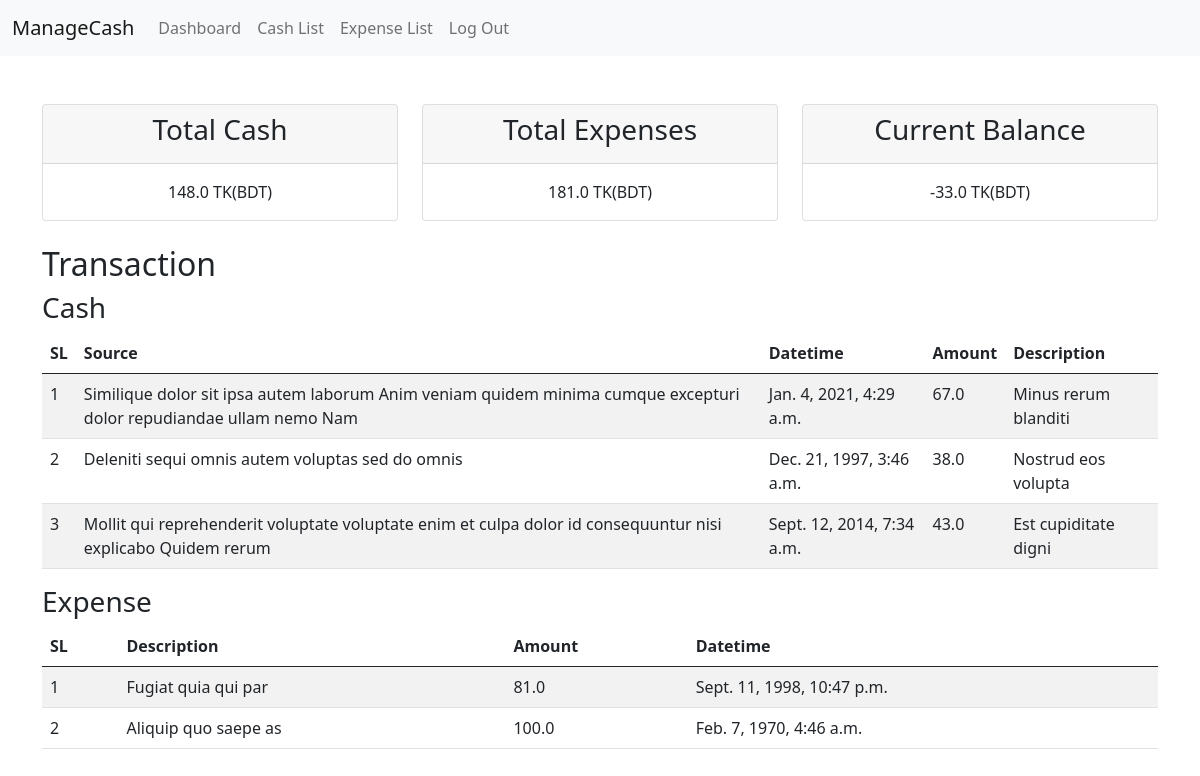
Page /dashboard-page/ (signed in) on the committed database.
### ManageCash/models.py (models this page shows, shortened)
class AddCashModel(models.Model):
    user = models.ForeignKey(
        CustomUserModel,
        on_delete=models.CASCADE,
        related_name='cash_info',
        null=True
        )
    source = models.CharField(max_length=200,null=True)
    datetime = models.DateTimeField(null=True)
    amount = models.FloatField(null=True)
    description = models.TextField(null=True)

class ExpenseModel(models.Model):
    user = models.ForeignKey(
        CustomUserModel,
        on_delete=models.CASCADE,
        related_name='expense_info',
        null=True
    )
    description = models.TextField(null=True)
    amount = models.FloatField(null=True)
    datetime = models.DateTimeField(null=True)

### ManageCash/views.py (the view)
# urls.py: path('dashboard-page/',dashboard_page, name='dashboard_page'),
@login_required
def dashboard_page(request):
    cash_data = AddCashModel.objects.filter(user=request.user)
    expense_data = ExpenseModel.objects.filter(user=request.user)
    total_cash = cash_data.aggregate(
        total=Sum('amount')
    )['total'] or 0
    total_expense = expense_data.aggregate(
        total=Sum('amount')
    )['total'] or 0
    current_balance = total_cash - total_expense
    context = {
        'cash_data': cash_data,
        'expense_data': expense_data,
        'total_cash': total_cash,
        'total_expense': total_expense,
        'current_balance': current_balance,
    }
    return render(request, 'dashboard.html', context)

### ManageCash/templates/dashboard.html (shortened to what this page needs)
{% extends 'master/base.html' %}
{% block body %}
<br><br>
<div class="row">
    <div class="col-sm-4">
        <div class="card text-center">
            <div class="card-header">
                <h3>Total Cash</h3>
            </div>
            <div class="card-body">
                <p class="card-text">{{ total_cash }} TK(BDT)</p>
            </div>
        </div>
    </div>
    <div class="col-sm-4">
        <div class="card text-center">
            <div class="card-header">
                <h3>Total Expenses</h3>
            </div>
            <div class="card-body">
                <p class="card-text">{{ total_expense }} TK(BDT)</p>
            </div>
        </div>
    </div>
    <div class="col-sm-4">
        <div class="card text-center">
            <div class="card-header">
                <h3>Current Balance</h3>
            </div>
            <div class="card-body">
                <p class="card-text">{{ current_balance }} TK(BDT)</p>
            </div>
        </div>
    </div>
</div>
<br>
<h2>Transaction</h2>
<h3>Cash</h3>
<table class="table table-striped">
    <thead>
        <tr>
            <th>SL</th>
            <th>Source</th>
            <th>Datetime</th>
            <th>Amount</th>
            <th>Description</th>
        </tr>
    </thead>
    <tbody>
        {% for cash in cash_data %}
        <tr>
            <td>{{ forloop.counter }}</td>
            <td>{{ cash.source }}</td>
            <td>{{ cash.datetime }}</td>
            <td>{{ cash.amount }}</td>
            <td>{{ cash.description }}</td>
        </tr>
        {% empty %}
        <tr>
            <td colspan="5">No Cash Data Found</td>
        </tr>
        {% endfor %}
    </tbody>
</table>
<h3>Expense</h3>
<table class="table table-striped">
    <thead>
        <tr>
            <th>SL</th>
            <th>Description</th>
            <th>Amount</th>
            <th>Datetime</th>
        </tr>
    </thead>
    <tbody>
        {% for expense in expense_data %}
        <tr>
            <td>{{ forloop.counter }}</td>
            <td>{{ expense.description }}</td>
            <td>{{ expense.amount }}</td>
            <td>{{ expense.datetime }}</td>
        </tr>
        {% empty %}
        <tr>
            <td colspan="4">No Expense Data Found</td>
        </tr>
        {% endfor %}
    </tbody>
</table>
{% endblock %}

### ManageCash/templates/master/base.html (shortened to what this page needs)
<!doctype html>
<html lang="en">
  <head>
    <link href="https://cdn.jsdelivr.net/npm/bootstrap@5.0.2/dist/css/bootstrap.min.css" rel="stylesheet">
  </head>
  <body>
    {% include 'master/nav.html' %}
    <div class="container">
        {% block body %}
        {% endblock body %}
    </div>
  </body>
</html>

### ManageCash/templates/master/nav.html (shortened to what this page needs)
<nav class="navbar navbar-expand-lg navbar-light bg-light">
  <div class="container-fluid">
    <a class="navbar-brand" href="#">ManageCash</a>
    <div class="collapse navbar-collapse" id="navbarNavAltMarkup">
      <div class="navbar-nav">
        {% if request.user.is_authenticated %}
           <a class="nav-link " href="{% url 'dashboard_page' %}" tabindex="-1" aria-disabled="true">Dashboard</a>
           <a class="nav-link" href="{% url 'cash_list' %}">Cash List</a>
           <a class="nav-link" href="{% url 'expense_list' %}">Expense List</a>
           <a class="nav-link" href="{% url 'logout_page' %}">Log Out</a>
           {% else %}
           <a class="nav-link" href="{% url 'register_page' %}">Register</a>
           <a class="nav-link" href="{% url 'login_page' %}">Login</a>
        {% endif %}
      </div>
    </div>
  </div>
</nav>

### rows in the picture
AddCashModel: source "Similique dolor sit ipsa autem laborum Anim veniam quidem minima cumque excepturi dolor repudiandae ullam nemo Nam", datetime "Jan. 4, 2021, 4:29 a.m.", amount "67.0", description "Minus rerum blanditi"
AddCashModel: source "Deleniti sequi omnis autem voluptas sed do omnis", datetime "Dec. 21, 1997, 3:46 a.m.", amount "38.0", description "Nostrud eos volupta"
AddCashModel: source "Mollit qui reprehenderit voluptate voluptate enim et culpa dolor id consequuntur nisi explicabo Quidem rerum", datetime "Sept. 12, 2014, 7:34 a.m.", amount "43.0", description "Est cupiditate digni"
ExpenseModel: description "Fugiat quia qui par", amount "81.0", datetime "Sept. 11, 1998, 10:47 p.m."
ExpenseModel: description "Aliquip quo saepe as", amount "100.0", datetime "Feb. 7, 1970, 4:46 a.m."

### other values in the picture
{{ total_cash }} "148.0"
{{ total_expense }} "181.0"
{{ current_balance }} "-33.0"
